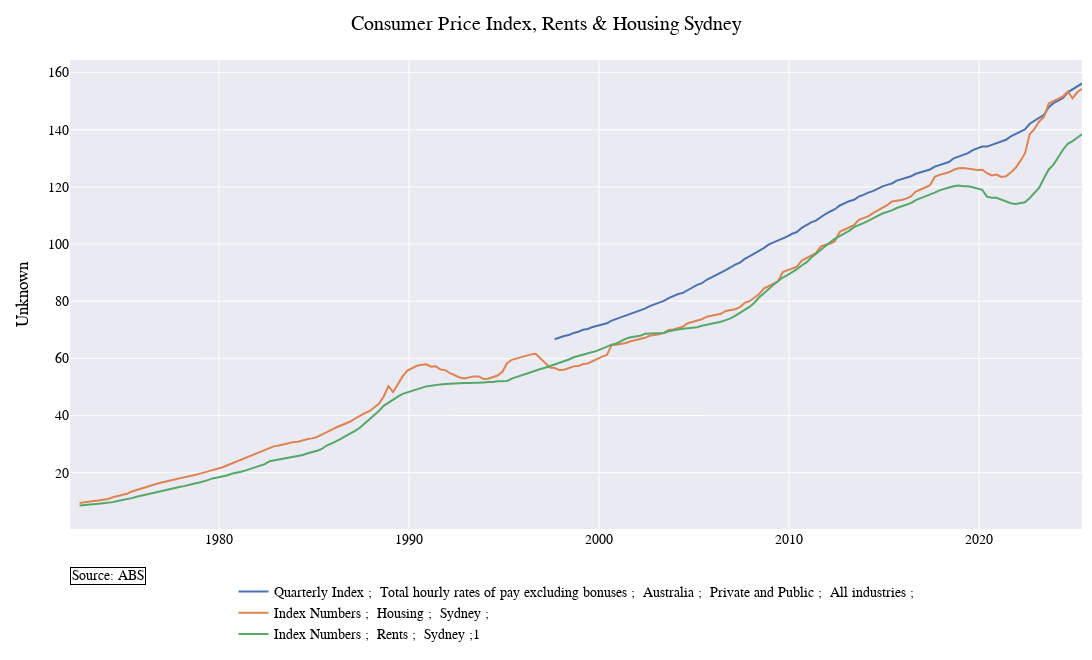

The cell this chart's notebook holds for it:
### Code cell
# Option A: specify figsize (in inches) and dpi -> Plotly width/height = inches * dpi
fogur = watchlist.plot_watchlist(["A2603609J", 'A2325941A', "A2326391L"], [], 
                        plot_title = "Consumer Price Index, Rents & Housing Sydney", 
                        x_start_date="1972-01-01",
                        # other_series={"right": [rent_yoy, housing_yoy]}, 
                        # x_start_date="1975-01-01",
                        right_axis_title = "Year-on-year % change"         # converts to 1000x600 pixels
)
fogur.show()
